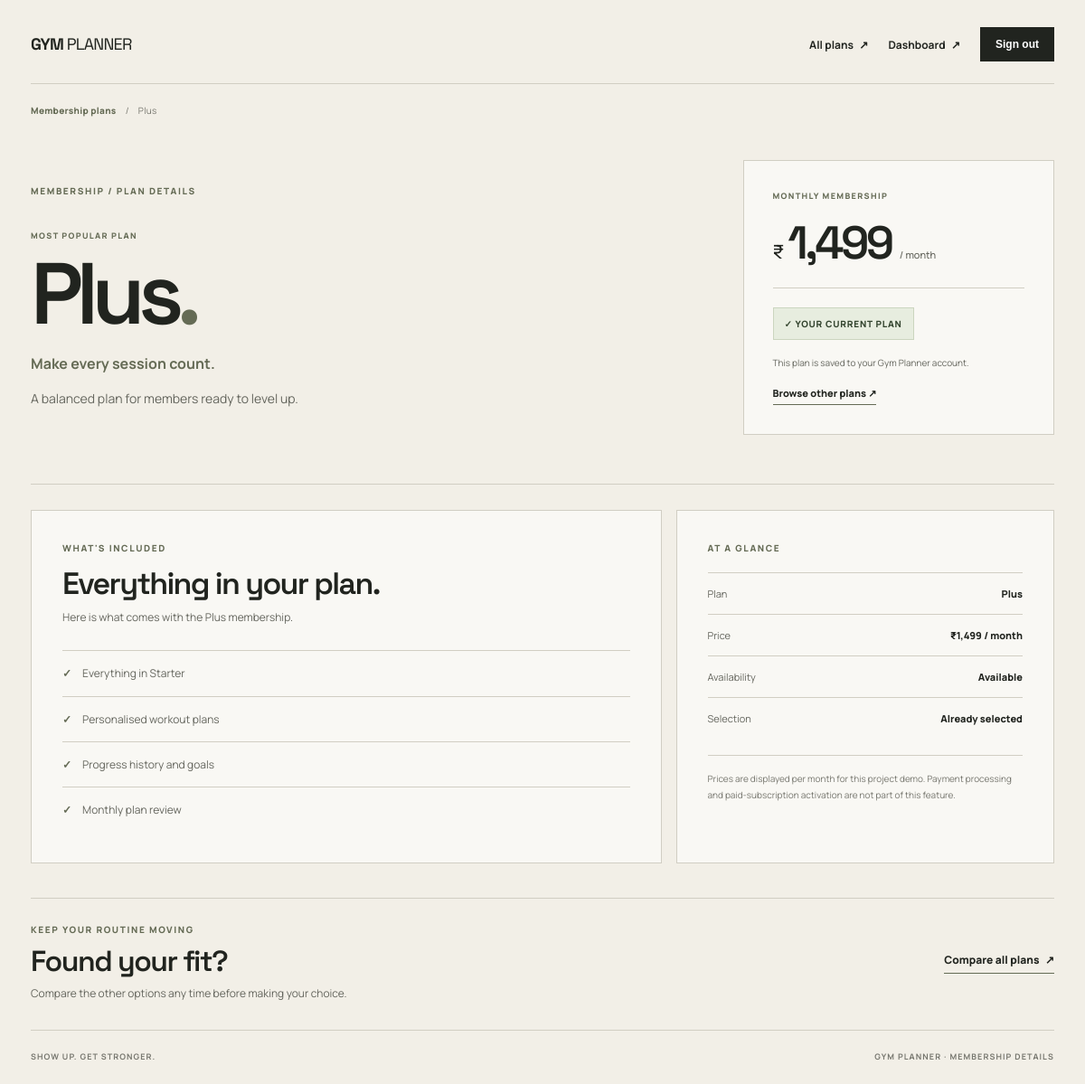
The app's page /membership-plans/plus (signed in) with its own data.
### models.py (models this page shows)
class MembershipPlan(Base):
    __tablename__ = "membership_plans"
    id = Column(Integer, primary_key=True, index=True)
    name = Column(String(80), nullable=False)
    slug = Column(String(80), unique=True, index=True, nullable=False)
    tagline = Column(String(160), nullable=False)
    description = Column(String(300), nullable=False)
    price_monthly = Column(Integer, nullable=False)
    features = Column(JSON, nullable=False)
    is_featured = Column(Boolean, default=False, nullable=False)
    is_active = Column(Boolean, default=True, nullable=False)
    sort_order = Column(Integer, default=0, nullable=False)

### main.py (the view)
@app.get("/membership-plans/{slug}")
def membership_plan_detail(
    request: Request,
    slug: str,
    db: Session = Depends(get_db),
):
    plan = (
        db.query(MembershipPlan)
        .filter(
            MembershipPlan.slug == slug,
            MembershipPlan.is_active.is_(True),
        )
        .first()
    )
    if plan is None:
        raise HTTPException(status_code=404, detail="Membership plan not found.")
    user = None
    selected_plan_id = None
    user_id = request.session.get("user_id")
    if user_id is not None:
        user = db.get(User, user_id)
        if user is None:
            request.session.clear()
        elif user.role == "user":
            selection = (
                db.query(MembershipSelection)
                .filter(MembershipSelection.user_id == user.id)
                .first()
            )
            if selection is not None:
                selected_plan_id = selection.plan_id
    return templates.TemplateResponse(
        request=request,
        name="membership_detail.html",
        context={
            "plan": plan,
            "signed_in": user is not None,
            "user_role": user.role if user else None,
            "dashboard_url": dashboard_url(user) if user else "/dashboard",
            "selected_plan_id": selected_plan_id,
            "is_current_plan": selected_plan_id == plan.id,
        },
    )

### templates/membership_detail.html (shortened to what this page needs)
<!DOCTYPE html>
<html lang="en">
<head>
    <link rel="stylesheet" href="/static/membership.css">
</head>
<body class="plans-body">
    <main class="plans-shell">
        <header class="plans-nav">
            <a href="/" class="plans-wordmark" aria-label="Gym Planner home">GYM <span>PLANNER</span></a>
            <nav class="plans-nav-actions" aria-label="Account navigation">
                <a class="nav-link" href="/membership-plans">All plans <span aria-hidden="true">↗</span></a>
                {% if signed_in %}
                    {% if user_role == "admin" %}
                        <a class="nav-link" href="/admin/dashboard">Admin dashboard <span aria-hidden="true">↗</span></a>
                    {% else %}
                        <a class="nav-link" href="{{ dashboard_url }}">Dashboard <span aria-hidden="true">↗</span></a>
                    {% endif %}
                    <form method="post" action="/logout">
                        <button class="nav-button" type="submit">Sign out</button>
                    </form>
                {% else %}
                    <a class="nav-link" href="/login">Sign in <span aria-hidden="true">↗</span></a>
                    <a class="nav-button" href="/register">Create account</a>
                {% endif %}
            </nav>
        </header>
        <div class="detail-breadcrumb">
            <a href="/membership-plans">Membership plans</a>
            <span aria-hidden="true">/</span>
            <span>{{ plan.name }}</span>
        </div>
        <section class="detail-hero" aria-labelledby="detail-title">
            <div class="detail-heading-block">
                <p class="plans-eyebrow">MEMBERSHIP / PLAN DETAILS</p>
                <p class="detail-plan-kicker">{% if plan.is_featured %}MOST POPULAR PLAN{% else %}MEMBERSHIP OPTION{% endif %}</p>
                <h1 id="detail-title">{{ plan.name }}<span>.</span></h1>
                <p class="detail-tagline">{{ plan.tagline }}</p>
                <p class="detail-description">{{ plan.description }}</p>
            </div>
            <aside class="detail-price-panel" aria-label="Membership price and selection">
                <p class="detail-panel-label">MONTHLY MEMBERSHIP</p>
                <div class="detail-price"><span>₹</span>{{ "{:,.0f}".format(plan.price_monthly) }}<small>/ month</small></div>
                <div class="detail-price-rule"></div>
                {% if user_role == "user" %}
                    {% if is_current_plan %}
                        <div class="current-plan-badge detail-current-badge">✓ YOUR CURRENT PLAN</div>
                        <p class="detail-status-copy">This plan is saved to your Gym Planner account.</p>
                        <a class="detail-secondary-link" href="/membership-plans">Browse other plans ↗</a>
                    {% endif %}
                {% elif user_role == "admin" %}
                    <p class="detail-status-copy">You are viewing this plan as an administrator. Member accounts select their own plans.</p>
                    <a class="detail-admin-link" href="/admin/dashboard">Go to admin dashboard ↗</a>
                {% else %}
                    <a class="plan-select-button detail-select-button detail-select-link" href="/login">Sign in to select this plan <span aria-hidden="true">→</span></a>
                    <p class="detail-status-copy">Already have an account? Sign in to save your choice.</p>
                {% endif %}
            </aside>
        </section>
        <section class="detail-content-grid" aria-label="Membership plan information">
            <article class="detail-features-panel">
                <p class="plans-eyebrow">WHAT'S INCLUDED</p>
                <h2>Everything in your plan.</h2>
                <p class="detail-section-intro">Here is what comes with the {{ plan.name }} membership.</p>
                <ul class="detail-feature-list">
                    {% for feature in plan.features %}
                        <li><span class="detail-feature-check" aria-hidden="true">✓</span><span>{{ feature }}</span></li>
                    {% else %}
                        <li>Plan benefits will be updated soon.</li>
                    {% endfor %}
                </ul>
            </article>
            <aside class="detail-facts-panel">
                <p class="plans-eyebrow">AT A GLANCE</p>
                <div class="detail-fact-row"><span>Plan</span><strong>{{ plan.name }}</strong></div>
                <div class="detail-fact-row"><span>Price</span><strong>₹{{ "{:,.0f}".format(plan.price_monthly) }} / month</strong></div>
                <div class="detail-fact-row"><span>Availability</span><strong>Available</strong></div>
                <div class="detail-fact-row"><span>Selection</span><strong>{% if is_current_plan %}Already selected{% elif user_role == "user" %}Ready to select{% else %}Sign-in required{% endif %}</strong></div>
                <p class="detail-disclaimer">Prices are displayed per month for this project demo. Payment processing and paid-subscription activation are not part of this feature.</p>
            </aside>
        </section>
        <section class="detail-bottom">
            <div>
                <p class="plans-eyebrow">KEEP YOUR ROUTINE MOVING</p>
                <h2>Found your fit?</h2>
                <p>Compare the other options any time before making your choice.</p>
            </div>
            <a class="bottom-link" href="/membership-plans">Compare all plans <span aria-hidden="true">↗</span></a>
        </section>
        <footer class="plans-footer"><span>SHOW UP. GET STRONGER.</span><span>GYM PLANNER · MEMBERSHIP DETAILS</span></footer>
    </main>
</body>
</html>

### records on screen
MembershipPlan: name "Plus", tagline "Make every session count.", description "A balanced plan for members ready to level up.", price_monthly "1,499"

### other values on screen
{{ feature }} "Everything in Starter" "Personalised workout plans" "Progress history and goals" "Monthly plan review"
